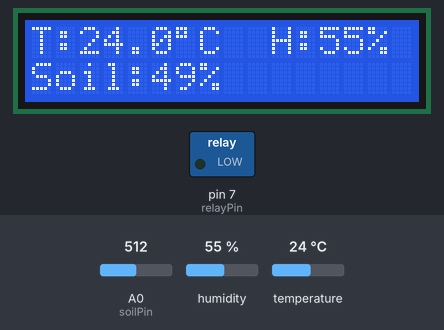
Recording of a sketch running on a simulated Arduino Uno, built with avr-gcc and run on an emulated ATmega328P. On the bench: 16×2 character LCD, switched loads named in the sketch (green lamp = pin HIGH). The test bench sets the inputs (shaded band); at power-on: A0 (soilPin) = 512, humidity 55 %, temperature 24 °C. What the sketch prints to the serial monitor is not drawn.

Above: at 2.7 s.
2.8 s: A0 (soilPin) set to 803
At 4.8 s:
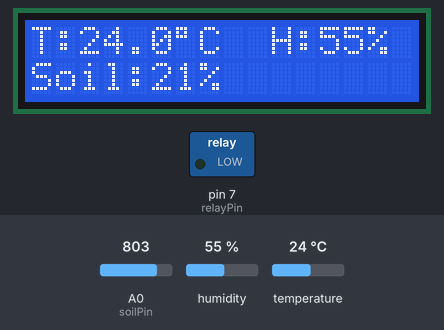
5.5 s: A0 (soilPin) set to 832
At 6.0 s:
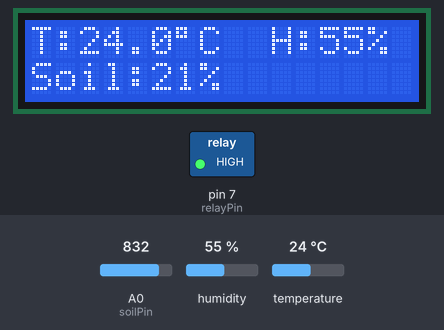
11.3 s: A0 (soilPin) set to 716
At 14.7 s:
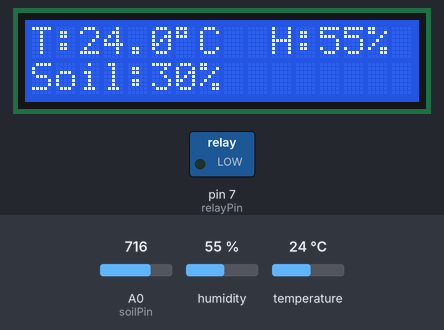
15.4 s: humidity set to 22 %
At 17.1 s:
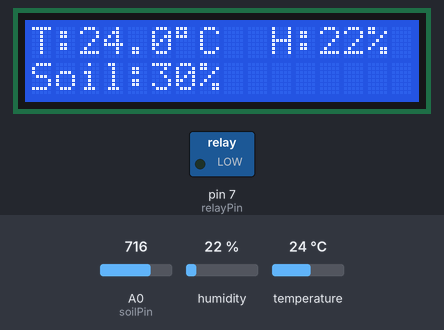
18.1 s: temperature set to 12 °C
At 20.8 s:
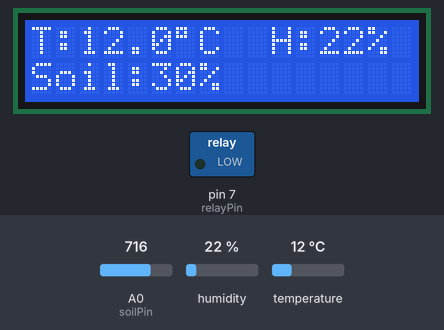
21.6 s: humidity set to 40 %
At 23.2 s:
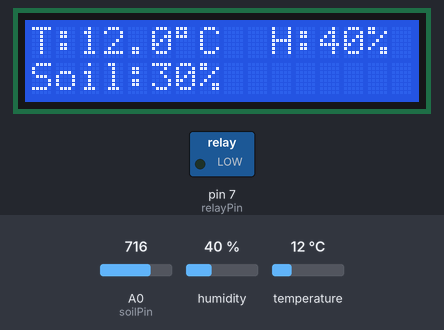
Timing chart, 0 to 24.7 s (numbered marks = the images above; inputs shaded):
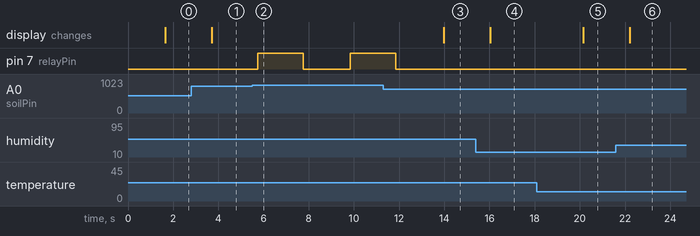

Measured:
- the behaviour switches between 818 and 819 on A0 (soilPin) (found by bisection; images 1 and 2)
- after the input at 2.8 s, the display: changes after 0.91 s (image 1)
- after the input at 5.5 s, pin 7 (relayPin): LOW → HIGH after 0.24 s, → LOW 2.0 s later, → HIGH 2.1 s later
- after the input at 11.3 s, pin 7 (relayPin): goes on until 11.9 s, then stays LOW; the display: changes after 2.7 s (image 3)
- after the input at 15.4 s, the display: changes after 0.63 s (image 4)
- after the input at 18.1 s, the display: changes after 2.0 s (image 5)
- after the input at 21.6 s, the display: changes after 0.60 s (image 6)

The sketch:

okosvirag.ino
```cpp
#include <dht11.h>
#include <Wire.h>
#include <LiquidCrystal_I2C.h>

// eszkoz
const int soilPin = A0;
const int relayPin = 7;
#define DHT11PIN 4

// kijelzo
dht11 DHT11;
LiquidCrystal_I2C lcd(0x27, 16, 2);

// beallitasok
const int dryThreshold = 20;
const unsigned long pumpTime = 1000UL;

// allapot
bool pumpOn = false;
unsigned long pumpStart = 0;

void setup() {
  Serial.begin(9600);
  pinMode(relayPin, OUTPUT);
  digitalWrite(relayPin, LOW);

  lcd.init();
  lcd.backlight();
  lcd.clear();
  lcd.setCursor(0,0); lcd.print("Okosvirag ON");
  lcd.setCursor(0,1); lcd.print("Udvozol a virag!");
  delay(1500);
  lcd.clear();
}

void loop() {
  unsigned long now = millis();

  //meres
  int sensorValue = analogRead(soilPin);
  int moisturePercent = map(sensorValue, 1023, 0, 0, 100);

  int chk = DHT11.read(DHT11PIN);
  float humidity = (float)DHT11.humidity;
  float temperature = (float)DHT11.temperature;

  Serial.print("Soil:"); Serial.print(moisturePercent); Serial.print("% ");
  Serial.print("T:"); Serial.print(temperature); Serial.print("C ");
  Serial.print("H:"); Serial.print(humidity); Serial.println("%");

  // pumpa kezdes off
  if (!pumpOn && moisturePercent < dryThreshold) {
    // pumpa on
    digitalWrite(relayPin, HIGH);
    pumpOn = true;
    pumpStart = now;
    Serial.println("Pumpa ON");

  }


  if (pumpOn) {
    if (now - pumpStart >= pumpTime) {
      digitalWrite(relayPin, LOW);
      pumpOn = false;
      Serial.println("Pumpa OFF");
      // kijelzo frissites
      delay(50);
    } else {

    }
  } else {
    //kijelzo ha pumpa off
    lcd.setCursor(0,0);
    lcd.print("T:");
    lcd.print(temperature,1);
    lcd.print((char)223);
    lcd.print("C ");

    lcd.setCursor(10,0);
    lcd.print("H:");
    lcd.print(humidity,0);
    lcd.print("% ");

    lcd.setCursor(0,1);
    lcd.print("Soil:");
    lcd.print(moisturePercent);
    lcd.print("%    ");

    lcd.setCursor(11,1);
    lcd.print("     ");
  }


  delay(2000); // kesleltetes a meresek kozott
}
```
